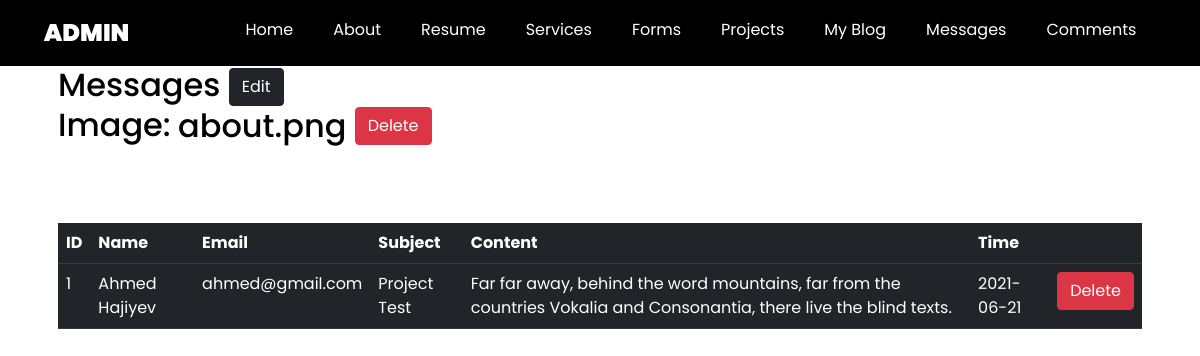
The page /admin/messages on the database its author committed.
### PortfolioProject/models.py (models this page shows, shortened)
class ContactImage(db.Model):
    id = db.Column(db.Integer, primary_key=True)
    image = db.Column(db.String(20), default='uploads/default.jpeg')

class Messages(db.Model):
    id = db.Column(db.Integer, primary_key=True)
    date_writed = db.Column(db.DateTime, nullable=False, default=datetime.utcnow)
    content = db.Column(db.Text, nullable=False)
    user_name = db.Column(db.String(20), nullable=False)
    email = db.Column(db.String(20), nullable=False)
    subject = db.Column(db.String(20), nullable=False)

### PortfolioProject/controlers.py (the view)
@app.route("/admin/messages")
def messages():
    messages = Messages.query.all()
    contact = ContactImage.query.all()
    return render_template('admin/messages.html', messages=messages, contact=contact)

### PortfolioProject/templates/admin/messages.html
{% extends 'admin/base.html' %} {% block content %}
<div class="container" style="position: relative; top: 50px;">
    <div class="row">
        <div class="col md-12">
            <div class="jumbotron p-3">
                <h2>Messages
                    <a href="{{url_for('message_image')}}"> <button type="button" class="btn btn-dark float-right" data-toggle="modal" data-target="#mymodal">Edit</button></a>
                    <p>Image: </p>
                    <div style="display: inline-block; position: relative; left: 120px; top: -54px;">
                        {% for contact in contact %}
                        <p style="display: inline-block;">{{contact.image}}</p>
                        <a href="{{url_for('message_image_delete', id=contact.id)}}" class="btn btn-danger btn-xs mb-1" onclick="return confirm('Are You Sure To Delete?')">Delete</a> {% endfor %}
                    </div>
                </h2>
                <table class="table table-hover table-dark col md-12">
                    <tr>
                        <th>ID</th>
                        <th>Name</th>
                        <th>Email</th>
                        <th>Subject</th>
                        <th>Content</th>
                        <th>Time</th>
                        <th></th>
                    </tr>
                    {% for messages in messages %}
                    <tr>
                        <td>{{messages.id}}</td>
                        <td>{{messages.user_name}}</td>
                        <td>{{messages.email}}</td>
                        <td>{{messages.subject}}</td>
                        <td>{{messages.content}}</td>
                        <td>{{ messages.date_writed.strftime('%Y-%m-%d') }}</td>
                        <td>
                            <a href="{{url_for('messages_delete', id=messages.id)}}" class="btn btn-danger btn-xs mb-1" onclick="return confirm('Are You Sure To Delete?')">Delete</a>
                        </td>
                    </tr>
                    {% endfor %}
                </table>
            </div>
        </div>
    </div>
</div>
{% endblock %}

### PortfolioProject/static/css/style.css (style rules this page uses)
* { box-sizing: border-box; margin: 0; font-family: 'Poppins', sans-serif; background-color: transparent; }
body { background-color: black; color: white; }
a { text-decoration: none; color: #fff; }

### rows shown on the page
ContactImage: image "about.png"
Messages: id "1", user_name "Ahmed Hajiyev", email "ahmed@gmail.com", subject "Project Test", content "Far far away, behind the word mountains, far from the countries Vokalia and Consonantia, there live the blind texts.", date_writed "2021-06-21"
